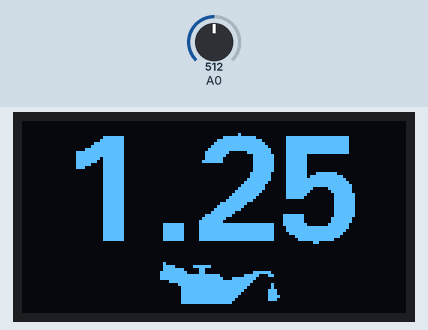
This sketch was run on a simulated ESP8266 (NodeMCU). Shown: 128×64 one-colour display. Inputs (shaded band) come from the test bench; at power-on: A0 = 512.

Above: at 1.3 s.
1.4 s: A0 set to 716
At 2.3 s:
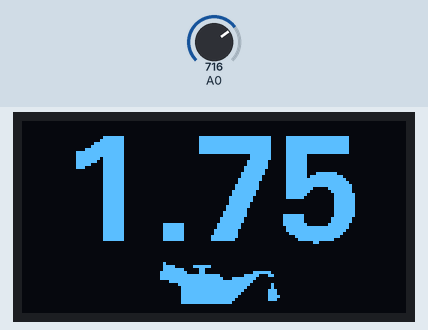
2.9 s: A0 set to 900
At 3.6 s:
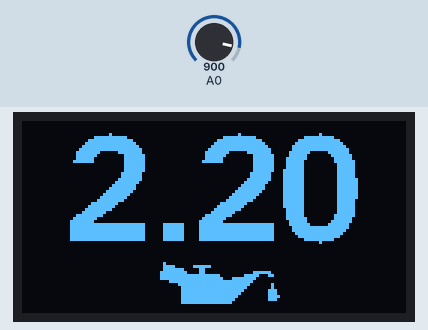
4.4 s: A0 set to 1023
At 5.3 s:
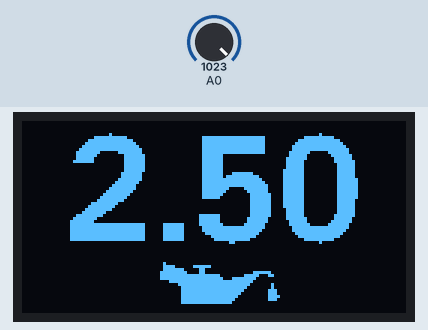
Timing chart, 0 to 7.4 s (numbered marks = the images above; inputs shaded):
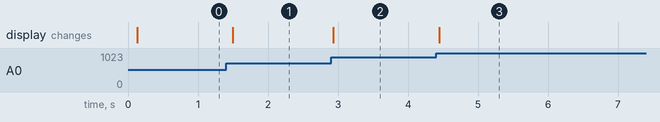

The sketch:

oil-display-splashscreen.ino
```cpp
//Oil by Iconic from <a href="https://thenounproject.com/browse/icons/term/oil/" target="_blank" title="Oil Icons">Noun Project</a> (CC BY 3.0)

#include <SPI.h>
#include <Wire.h>
#include <U8g2lib.h>

#define SCREEN_WIDTH 128 // OLED display width, in pixels
#define SCREEN_HEIGHT 64 // OLED display height, in pixels

#define OLED_RESET     -1 // Reset pin # (or -1 if sharing Arduino reset pin)
#define SCREEN_ADDRESS 0x3C //0x3D ///< See datasheet for Address; 0x3D for 128x64, 0x3C for 128x32
//Adafruit_SSD1306 display(SCREEN_WIDTH, SCREEN_HEIGHT, &Wire, OLED_RESET);
U8G2_SH1106_128X64_NONAME_1_HW_I2C u8g2(U8G2_R0);

const unsigned char logo [] PROGMEM = {
  0x00, 0x00, 0x00, 0x00, 0x00, 0x38, 0x00, 0x00, 0x00, 0x00, 0x3c, 0x00, 0x00, 0x00, 0x00, 0x00,
	0x00, 0x00, 0x00, 0x00, 0x00, 0xfe, 0x00, 0x00, 0x00, 0x00, 0x7f, 0x00, 0x00, 0x00, 0x00, 0x00,
	0x00, 0x00, 0x00, 0x00, 0x00, 0xfe, 0x03, 0x00, 0x00, 0xc0, 0x7f, 0x00, 0x00, 0x00, 0x00, 0x00,
	0x00, 0x00, 0x00, 0x00, 0x00, 0xef, 0x0f, 0x00, 0x00, 0xe0, 0xf7, 0x00, 0x00, 0x00, 0x00, 0x00,
	0x00, 0x00, 0x00, 0x00, 0x00, 0x87, 0xff, 0xff, 0xff, 0xff, 0xe1, 0x00, 0x00, 0x00, 0x00, 0x00,
	0x00, 0x00, 0x00, 0x00, 0x80, 0x07, 0xfe, 0xff, 0xff, 0x7f, 0xe0, 0x01, 0x00, 0x00, 0x00, 0x00,
	0x00, 0x00, 0x00, 0x00, 0x80, 0x03, 0xfc, 0xff, 0xff, 0x3f, 0xc0, 0x01, 0x00, 0x00, 0x00, 0x00,
	0x00, 0x00, 0x00, 0x00, 0x80, 0x03, 0xf8, 0x01, 0x80, 0x1f, 0xc0, 0x01, 0x00, 0x00, 0x00, 0x00,
	0x00, 0x00, 0x00, 0x00, 0x80, 0x03, 0xf8, 0x01, 0x80, 0x1f, 0xc0, 0x01, 0x00, 0x00, 0x00, 0x00,
	0x00, 0x00, 0x00, 0x00, 0x80, 0x03, 0xf8, 0x03, 0x80, 0x3f, 0xc0, 0x03, 0x00, 0x00, 0x00, 0x00,
	0x00, 0x00, 0x00, 0x00, 0xc0, 0x73, 0xfc, 0x03, 0xc0, 0x3f, 0xce, 0x03, 0x00, 0x00, 0x00, 0x00,
	0x00, 0x00, 0x00, 0x00, 0xc0, 0xfb, 0xff, 0x03, 0xc0, 0xff, 0xdf, 0x03, 0x00, 0x00, 0x00, 0x00,
	0x00, 0x00, 0x00, 0x00, 0xc0, 0xff, 0xff, 0x03, 0xc0, 0xff, 0xff, 0x03, 0x00, 0x00, 0x00, 0x00,
	0x00, 0x00, 0x00, 0x00, 0xc0, 0xff, 0xff, 0x07, 0xe0, 0xff, 0xff, 0x03, 0x00, 0x00, 0x00, 0x00,
	0x00, 0x00, 0x00, 0x00, 0xc0, 0xff, 0xff, 0x07, 0xe0, 0xff, 0xff, 0x03, 0x00, 0x00, 0x00, 0x00,
	0x00, 0x00, 0x00, 0x00, 0xc0, 0xff, 0xff, 0x07, 0xe0, 0xff, 0xff, 0x03, 0x00, 0x00, 0x00, 0x00,
	0x00, 0x00, 0x00, 0x00, 0xc0, 0xff, 0xff, 0x07, 0xe0, 0xff, 0xff, 0x03, 0x00, 0x00, 0x00, 0x00,
	0x00, 0x00, 0x00, 0x00, 0xe0, 0xff, 0xff, 0x07, 0xe0, 0xff, 0xff, 0x07, 0x00, 0x00, 0x00, 0x00,
	0x00, 0x00, 0x00, 0x00, 0xf0, 0xfe, 0xff, 0x07, 0xe0, 0xff, 0x7f, 0x0f, 0x00, 0x00, 0x00, 0x00,
	0x00, 0x00, 0x00, 0x00, 0x70, 0xfc, 0xff, 0x07, 0xe0, 0xff, 0x3f, 0x0e, 0x00, 0x00, 0x00, 0x00,
	0x00, 0x00, 0x00, 0x00, 0x78, 0xf8, 0xff, 0x07, 0xe0, 0xff, 0x1f, 0x1e, 0x00, 0x00, 0x00, 0x00,
	0x00, 0x00, 0x00, 0x00, 0x38, 0xf0, 0xff, 0x0f, 0xe0, 0xff, 0x1f, 0x1c, 0x00, 0x00, 0x00, 0x00,
	0x00, 0x00, 0x00, 0x00, 0x3c, 0xf0, 0xff, 0x0f, 0xf0, 0xff, 0x0f, 0x3c, 0x00, 0x00, 0x00, 0x00,
	0x00, 0x00, 0x00, 0x00, 0x1c, 0xe0, 0xff, 0x0f, 0xf0, 0xff, 0x07, 0x38, 0x00, 0x00, 0x00, 0x00,
	0x00, 0x00, 0x00, 0x00, 0x1e, 0xc0, 0xff, 0x0f, 0xf0, 0xff, 0x07, 0x78, 0x00, 0x00, 0x00, 0x00,
	0x00, 0x00, 0x00, 0x00, 0x0e, 0xc0, 0xff, 0x0f, 0xf0, 0xff, 0x03, 0x70, 0x00, 0x00, 0x00, 0x00,
	0x00, 0x00, 0x00, 0x00, 0x0e, 0x80, 0xff, 0x0f, 0xf0, 0xff, 0x01, 0x70, 0x00, 0x00, 0x00, 0x00,
	0x00, 0x00, 0x00, 0x00, 0x0f, 0x80, 0xff, 0x0f, 0xf0, 0xff, 0x01, 0xf0, 0x00, 0x00, 0x00, 0x00,
	0x00, 0x00, 0x00, 0x00, 0x07, 0x00, 0xff, 0x0f, 0xf0, 0xff, 0x00, 0xe0, 0x00, 0x00, 0x00, 0x00,
	0x00, 0x00, 0x00, 0x00, 0x0f, 0x00, 0xff, 0x0f, 0xf0, 0xff, 0x00, 0xf0, 0x00, 0x00, 0x00, 0x00,
	0x00, 0x00, 0x00, 0x00, 0x1f, 0x00, 0xfe, 0x0f, 0xf0, 0xff, 0x00, 0xf0, 0x00, 0x00, 0x00, 0x00,
	0x00, 0x00, 0x00, 0x00, 0x3e, 0x00, 0xf0, 0x0f, 0xf0, 0x0f, 0x00, 0x78, 0x00, 0x00, 0x00, 0x00,
	0x00, 0x00, 0x00, 0x00, 0x3c, 0x00, 0xe0, 0x0f, 0xf0, 0x07, 0x00, 0x3c, 0x00, 0x00, 0x00, 0x00,
	0x00, 0x00, 0x00, 0x00, 0x78, 0x00, 0xe0, 0x0f, 0xf0, 0x07, 0x00, 0x1e, 0x00, 0x00, 0x00, 0x00,
	0x00, 0x00, 0x00, 0x00, 0xf0, 0x00, 0xf0, 0x0f, 0xf0, 0x0f, 0x00, 0x0f, 0x00, 0x00, 0x00, 0x00,
	0x00, 0x00, 0x00, 0x00, 0xe0, 0x01, 0xf8, 0x0f, 0xf0, 0x3f, 0x80, 0x07, 0x00, 0x00, 0x00, 0x00,
	0x00, 0x00, 0x00, 0x00, 0xc0, 0x03, 0xf8, 0x0f, 0xf0, 0x1f, 0x80, 0x07, 0x00, 0x00, 0x00, 0x00,
	0x00, 0x00, 0x00, 0x00, 0xc0, 0x03, 0xf8, 0x0f, 0xf0, 0x1f, 0xc0, 0x03, 0x00, 0x00, 0x00, 0x00,
	0x00, 0x00, 0x00, 0x00, 0x80, 0x07, 0xf8, 0x07, 0xe0, 0x1f, 0xe0, 0x01, 0x00, 0x00, 0x00, 0x00,
	0x00, 0x00, 0x00, 0x00, 0x00, 0x0f, 0xf8, 0x07, 0xe0, 0x1f, 0xf0, 0x00, 0x00, 0x00, 0x00, 0x00,
	0x00, 0x00, 0x00, 0x00, 0x00, 0x1e, 0xf0, 0x07, 0xe0, 0x0f, 0x78, 0x00, 0x00, 0x00, 0x00, 0x00,
	0x00, 0x00, 0x00, 0x00, 0x00, 0x1e, 0xf0, 0x07, 0xe0, 0x0f, 0x78, 0x00, 0x00, 0x00, 0x00, 0x00,
	0x00, 0x00, 0x00, 0x00, 0x00, 0x3c, 0xf0, 0x07, 0xe0, 0x0f, 0x3c, 0x00, 0x00, 0x00, 0x00, 0x00,
	0x00, 0x00, 0x00, 0x00, 0x00, 0x78, 0xf0, 0x07, 0xe0, 0x0f, 0x1e, 0x00, 0x00, 0x00, 0x00, 0x00,
	0x00, 0x00, 0x00, 0x00, 0x00, 0x70, 0xf0, 0x03, 0xc0, 0x0f, 0x0e, 0x00, 0x00, 0x00, 0x00, 0x00,
	0x00, 0x00, 0x00, 0x00, 0x00, 0xf0, 0xe0, 0x03, 0xc0, 0x0f, 0x0f, 0x00, 0x00, 0x00, 0x00, 0x00,
	0x00, 0x00, 0x00, 0x00, 0x00, 0xe0, 0xe1, 0x03, 0xc0, 0x8f, 0x07, 0x00, 0x00, 0x00, 0x00, 0x00,
	0x00, 0x00, 0x00, 0x00, 0x00, 0xc0, 0xf3, 0x01, 0x80, 0x8f, 0x03, 0x00, 0x00, 0x00, 0x00, 0x00,
	0x00, 0x00, 0x00, 0x00, 0x00, 0xc0, 0xf3, 0x01, 0x80, 0xcf, 0x03, 0x00, 0x00, 0x00, 0x00, 0x00,
	0x00, 0x00, 0x00, 0x00, 0x00, 0x80, 0xf7, 0x00, 0x00, 0xef, 0x01, 0x00, 0x00, 0x00, 0x00, 0x00,
	0x00, 0x00, 0x00, 0x00, 0x00, 0x00, 0xff, 0x00, 0x00, 0xfe, 0x00, 0x00, 0x00, 0x00, 0x00, 0x00,
	0x00, 0x00, 0x00, 0x00, 0x00, 0x00, 0x7e, 0x00, 0x00, 0xfe, 0x00, 0x00, 0x00, 0x00, 0x00, 0x00,
	0x00, 0x00, 0x00, 0x00, 0x00, 0x00, 0x3e, 0x00, 0x00, 0x7c, 0x00, 0x00, 0x00, 0x00, 0x00, 0x00,
	0x00, 0x00, 0x00, 0x00, 0x00, 0x00, 0x3c, 0x00, 0x00, 0x3c, 0x00, 0x00, 0x00, 0x00, 0x00, 0x00,
	0x00, 0x00, 0x00, 0x00, 0x00, 0x00, 0x38, 0xe0, 0x07, 0x1c, 0x00, 0x00, 0x00, 0x00, 0x00, 0x00,
	0x00, 0x00, 0x00, 0x00, 0x00, 0x00, 0x78, 0xfc, 0x3f, 0x1e, 0x00, 0x00, 0x00, 0x00, 0x00, 0x00,
	0x00, 0x00, 0x00, 0x00, 0x00, 0x00, 0xf0, 0xfe, 0x7f, 0x0f, 0x00, 0x00, 0x00, 0x00, 0x00, 0x00,
	0x00, 0x00, 0x00, 0x00, 0x00, 0x00, 0xe0, 0x3f, 0x7c, 0x07, 0x00, 0x00, 0x00, 0x00, 0x00, 0x00,
	0x00, 0x00, 0x00, 0x00, 0x00, 0x00, 0xe0, 0x0f, 0xf0, 0x07, 0x00, 0x00, 0x00, 0x00, 0x00, 0x00,
	0x00, 0x00, 0x00, 0x00, 0x00, 0x00, 0xc0, 0x0f, 0xf0, 0x03, 0x00, 0x00, 0x00, 0x00, 0x00, 0x00,
	0x00, 0x00, 0x00, 0x00, 0x00, 0x00, 0x80, 0x0f, 0xf0, 0x01, 0x00, 0x00, 0x00, 0x00, 0x00, 0x00,
	0x00, 0x00, 0x00, 0x00, 0x00, 0x00, 0x80, 0xff, 0xff, 0x01, 0x00, 0x00, 0x00, 0x00, 0x00, 0x00,
	0x00, 0x00, 0x00, 0x00, 0x00, 0x00, 0x00, 0xff, 0xff, 0x00, 0x00, 0x00, 0x00, 0x00, 0x00, 0x00,
	0x00, 0x00, 0x00, 0x00, 0x00, 0x00, 0x00, 0xfc, 0x3f, 0x00, 0x00, 0x00, 0x00, 0x00, 0x00, 0x00
};

//Oil logo
const unsigned char oil [] PROGMEM = {
	0x04, 0x00, 0x00, 0x00, 0x00, 0x00, 0x3c, 0xf0, 0x03, 0x00, 0x00, 0x00, 0xfc, 0xc1, 0x00, 0x00,
	0x00, 0x00, 0xfe, 0xc3, 0x00, 0x00, 0x3f, 0x00, 0xfe, 0xff, 0x1f, 0xe0, 0x63, 0x00, 0xfe, 0xff,
	0x3f, 0xfe, 0x01, 0x00, 0xf0, 0xff, 0xff, 0xff, 0x00, 0x00, 0x80, 0xff, 0xff, 0x7f, 0x40, 0x00,
	0x00, 0xff, 0xff, 0x3f, 0x40, 0x00, 0x00, 0xff, 0xff, 0x1f, 0xe0, 0x00, 0x00, 0xff, 0xff, 0x0f,
	0xe0, 0x00, 0x00, 0xff, 0xff, 0x07, 0xe0, 0x01, 0x00, 0xff, 0xff, 0x03, 0xe0, 0x00, 0x00, 0xff,
	0xff, 0x01, 0x00, 0x00
};

#define PRESSURE_SENSOR_PIN D0

void setup() {

  Wire.begin(D2,D3);
  u8g2.begin();
  u8g2.clearBuffer();

  u8g2.firstPage();
do {
  u8g2.setFont(u8g2_font_fub14_tf);
  u8g2.drawXBMP(0, 0, 128, 64, logo);
} while ( u8g2.nextPage() );
delay(50);

u8g2.clearBuffer();

}

void loop() {
  int sensorValue = analogRead(PRESSURE_SENSOR_PIN);

  float voltage = sensorValue * (5.0 / 4095.0);

  float pressure = voltage * (10.0 / 5.0);

	u8g2.clearBuffer();
  u8g2.firstPage();
  do {
    u8g2.setFont(u8g2_font_fub35_tf);

    // Convert sensor value and pressure to strings
    char sensorValueStr[5];
    char pressureStr[5];

    // Format the sensor value and pressure to display
    snprintf(sensorValueStr, sizeof(sensorValueStr), "Raw: %d", sensorValue);
    snprintf(pressureStr, sizeof(pressureStr), "%.2f", pressure);


    u8g2.drawStr(14, 40, pressureStr);
    u8g2.drawXBMP(45, 47, 42, 14, oil);

    //u8g2.drawStr(0,15,sensorValue);
  } while ( u8g2.nextPage() );

  // Optional: Print to the Serial Monitor for debugging
  //Serial.print("Sensor Value: ");
  //Serial.println(sensorValue);
  //Serial.print("Pressure: ");
  //Serial.println(pressure);

  delay(50);
}
```

Measured:
- after the input at 1.4 s, the display: changes after 0.09 s (image 1)
- after the input at 2.9 s, the display: changes at once (image 2)
- after the input at 4.4 s, the display: changes after 0.05 s (image 3)
